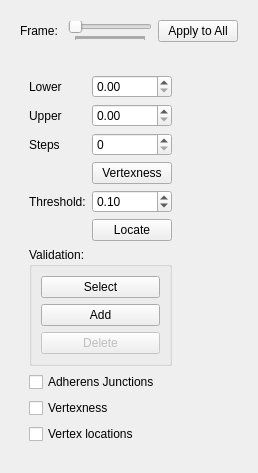
      <widget class="QWidget" name="vertexLocationTab">
       <attribute name="title">
        <string>Vertex Location</string>
       </attribute>
       <layout class="QVBoxLayout" name="verticalLayout_8">
        <item>
         <widget class="QWidget" name="topSliderVertexLocationWidget" native="true">
          <layout class="QHBoxLayout" name="horizontalLayout_9">
           <item>
            <widget class="QLabel" name="label_7">
             <property name="text">
              <string>Frame: </string>
             </property>
            </widget>
           </item>
           <item>
            <widget class="QSlider" name="vertexLocationSlider">
             <property name="orientation">
              <enum>Qt::Horizontal</enum>
             </property>
             <property name="tickPosition">
              <enum>QSlider::TicksBelow</enum>
             </property>
             <property name="tickInterval">
              <number>1</number>
             </property>
            </widget>
           </item>
           <item>
            <widget class="QPushButton" name="computeAllVertexLocationButton">
             <property name="text">
              <string>Apply to All</string>
             </property>
            </widget>
           </item>
          </layout>
         </widget>
        </item>
        <item>
         <widget class="QWidget" name="centralVertexLocationWidget" native="true">
          <layout class="QHBoxLayout" name="horizontalLayout_10">
           <item>
            <widget class="QWidget" name="vertexLocationToolsGroupBox" native="true">
             <layout class="QFormLayout" name="formLayout_7">
              <property name="fieldGrowthPolicy">
               <enum>QFormLayout::AllNonFixedFieldsGrow</enum>
              </property>
              <item row="5" column="0">
               <widget class="QLabel" name="vertexThresholdLabel">
                <property name="sizePolicy">
                 <sizepolicy hsizetype="Minimum" vsizetype="Preferred">
                  <horstretch>0</horstretch>
                  <verstretch>0</verstretch>
                 </sizepolicy>
                </property>
                <property name="text">
                 <string>Threshold:</string>
                </property>
               </widget>
              </item>
              <item row="5" column="1">
               <widget class="QDoubleSpinBox" name="vertexThresholdSpinBox">
                <property name="maximum">
                 <double>1.000000000000000</double>
                </property>
                <property name="singleStep">
                 <double>0.010000000000000</double>
                </property>
                <property name="value">
                 <double>0.100000000000000</double>
                </property>
               </widget>
              </item>
              <item row="8" column="0" colspan="2">
               <widget class="QCheckBox" name="showAdhrensJunctionsAtVertexLocationsCBox">
                <property name="text">
                 <string>Adherens Junctions</string>
                </property>
               </widget>
              </item>
              <item row="2" column="1">
               <widget class="QDoubleSpinBox" name="upperVertexnessScaleSpinBox"/>
              </item>
              <item row="0" column="0">
               <widget class="QLabel" name="label_2">
                <property name="text">
                 <string>Lower</string>
                </property>
               </widget>
              </item>
              <item row="3" column="1">
               <widget class="QSpinBox" name="stepsVertexnessSpinBox"/>
              </item>
              <item row="3" column="0">
               <widget class="QLabel" name="label_12">
                <property name="text">
                 <string>Steps</string>
                </property>
               </widget>
              </item>
              <item row="0" column="1">
               <widget class="QDoubleSpinBox" name="lowerVertexnessScaleSpinBox"/>
              </item>
              <item row="2" column="0">
               <widget class="QLabel" name="label_3">
                <property name="text">
                 <string>Upper</string>
                </property>
               </widget>
              </item>
              <item row="4" column="1">
               <widget class="QPushButton" name="vertexnessButton">
                <property name="text">
                 <string>Vertexness</string>
                </property>
               </widget>
              </item>
              <item row="6" column="1">
               <widget class="QPushButton" name="vertexLocationButton">
                <property name="text">
                 <string>Locate</string>
                </property>
               </widget>
              </item>
              <item row="7" column="0" colspan="2">
               <widget class="QGroupBox" name="vertexValidationGroupBox">
                <property name="sizePolicy">
                 <sizepolicy hsizetype="Minimum" vsizetype="Preferred">
                  <horstretch>0</horstretch>
                  <verstretch>0</verstretch>
                 </sizepolicy>
                </property>
                <property name="title">
                 <string>Validation:</string>
                </property>
                <layout class="QFormLayout" name="formLayout_8">
                 <item row="0" column="0" colspan="2">
                  <widget class="QPushButton" name="selectVertexButton">
                   <property name="text">
                    <string>Select</string>
                   </property>
                  </widget>
                 </item>
                 <item row="1" column="0" colspan="2">
                  <widget class="QPushButton" name="addVertexButton">
                   <property name="text">
                    <string>Add</string>
                   </property>
                  </widget>
                 </item>
                 <item row="2" column="0" colspan="2">
                  <widget class="QPushButton" name="deleteVertexButton">
                   <property name="enabled">
                    <bool>false</bool>
                   </property>
                   <property name="text">
                    <string>Delete</string>
                   </property>
                  </widget>
                 </item>
                </layout>
               </widget>
              </item>
              <item row="10" column="0" colspan="2">
               <widget class="QCheckBox" name="showVertexLocationsAtVertexLocationsCBox">
                <property name="text">
                 <string>Vertex locations</string>
                </property>
               </widget>
              </item>
              <item row="9" column="0" colspan="2">
               <widget class="QCheckBox" name="showVertexnessAtVertexLocationsCBox">
                <property name="text">
                 <string>Vertexness</string>
                </property>
               </widget>
              </item>
             </layout>
            </widget>
           </item>
           <item>
            <widget class="QWidget" name="vertexLocationViewContainerWidget" native="true">
             <layout class="QVBoxLayout" name="verticalLayout_9">
              <item>
               <widget class="QVTKWidget" name="vertexLocationQVTKView" native="true">
                <property name="sizePolicy">
                 <sizepolicy hsizetype="Expanding" vsizetype="Expanding">
                  <horstretch>0</horstretch>
                  <verstretch>0</verstretch>
                 </sizepolicy>
                </property>
               </widget>
              </item>
             </layout>
            </widget>
           </item>
          </layout>
         </widget>
        </item>
       </layout>
      </widget>
